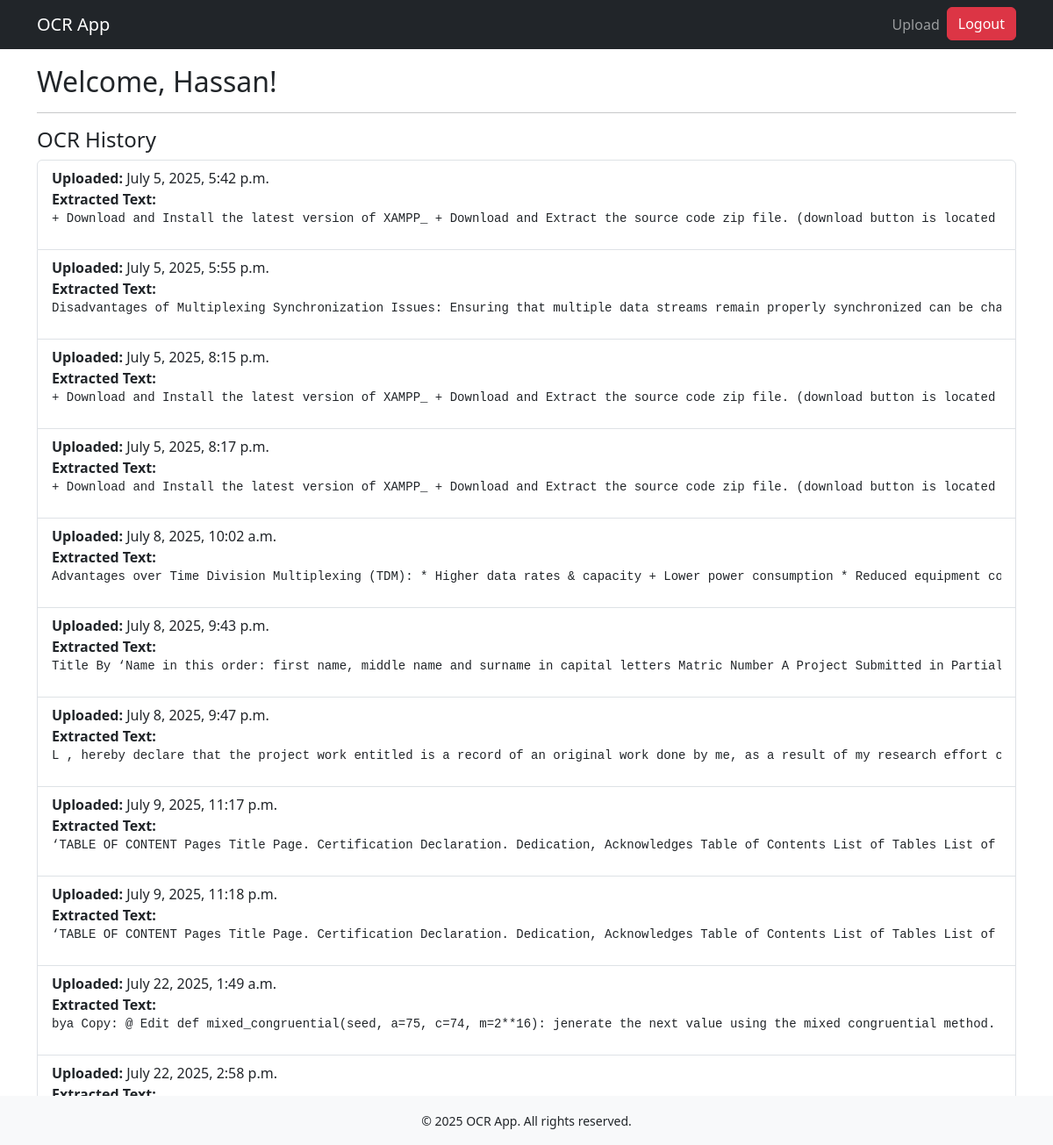
Screenshot of / (signed in) with the database file from the repository.
### ocr_app/models.py (models this page shows, shortened)
class OCRResult(models.Model):
    user = models.ForeignKey(User, on_delete=models.CASCADE)
    image = models.ImageField(upload_to='uploads/')
    extracted_text = models.TextField()
    uploaded_at = models.DateTimeField(auto_now_add=True)

### ocr_app/views.py (the view)
# urls.py: path('', views.home, name='home'),
@login_required
def home(request):
    results = OCRResult.objects.filter(user=request.user)
    return render(request, 'ocr_app/home.html', {'results': results})

### ocr_app/templates/ocr_app/home.html (shortened to what this page needs)
{% extends 'ocr_app/base.html' %}
{% block content %}
<h2>Welcome, {{ user.username }}!</h2>
<hr>
<h4>OCR History</h4>
{% if results %}
  <ul class="list-group">
    {% for result in results %}
      <li class="list-group-item">
        <strong>Uploaded:</strong> {{ result.uploaded_at }}<br>
        <strong>Extracted Text:</strong><br>
        <pre>{{ result.extracted_text|truncatewords:30 }}</pre>
      </li>
    {% endfor %}
  </ul>
{% else %}
  <p>No OCR results yet. <a href="{% url 'upload' %}">Upload one</a></p>
{% endif %}
<footer class="text-center py-3 mt-auto fixed-bottom bg-light">
  <div class="container">
    <small>&copy; <span id="year"></span> OCR App. All rights reserved.</small>
  </div>
</footer>
{% endblock %}

### ocr_app/templates/ocr_app/base.html (shortened to what this page needs)
{% load static %}
<!DOCTYPE html>
<html lang="en">
<head>
    <link href="https://cdn.jsdelivr.net/npm/bootstrap@5.3.0/dist/css/bootstrap.min.css" rel="stylesheet">
</head>
<body>
<nav class="navbar navbar-expand-lg navbar-dark fixed-top bg-dark">
  <div class="container">
    <a class="navbar-brand" href="{% url 'home' %}">OCR App</a>
    <div class="collapse navbar-collapse">
      <ul class="navbar-nav ms-auto">
        {% if user.is_authenticated %}
          <li class="nav-item"><a class="nav-link" href="{% url 'upload' %}">Upload</a></li>
          <form method="post" action="{% url 'logout' %}">
           <button type="submit" class="btn btn-danger">Logout</button>
        </form>
        {% else %}
          <li class="nav-item"><a class="nav-link" href="{% url 'login' %}">Login</a></li>
          <li class="nav-item"><a class="nav-link" href="{% url 'register' %}">Register</a></li>
        {% endif %}
      </ul>
    </div>
  </div>
</nav>
<div class="container mt-1" style="padding-top: 70px;">
  {% block content %}{% endblock %}
</div>
</body>
</html>

### rows the page displays
OCRResult: uploaded_at "July 5, 2025, 5:42 p.m.", extracted_text "+ Download and Install the latest version of XAMPP_ + Download and Extract the source code zip file. (download button is located…"
OCRResult: uploaded_at "July 5, 2025, 5:55 p.m.", extracted_text "Disadvantages of Multiplexing Synchronization Issues: Ensuring that multiple data streams remain properly synchronized can be…"
OCRResult: uploaded_at "July 5, 2025, 8:15 p.m.", extracted_text "+ Download and Install the latest version of XAMPP_ + Download and Extract the source code zip file. (download button is located…"
OCRResult: uploaded_at "July 5, 2025, 8:17 p.m.", extracted_text "+ Download and Install the latest version of XAMPP_ + Download and Extract the source code zip file. (download button is located…"
OCRResult: uploaded_at "July 8, 2025, 10:02 a.m.", extracted_text "Advantages over Time Division Multiplexing (TDM): * Higher data rates & capacity + Lower power consumption * Reduced equipment…"
OCRResult: uploaded_at "July 8, 2025, 9:43 p.m.", extracted_text "Title By ‘Name in this order: first name, middle name and surname in capital letters Matric Number A Project Submitted in…"
OCRResult: uploaded_at "July 8, 2025, 9:47 p.m.", extracted_text "L , hereby declare that the project work entitled is a record of an original work done by me, as a result of my research effort…"
OCRResult: uploaded_at "July 9, 2025, 11:17 p.m.", extracted_text "‘TABLE OF CONTENT Pages Title Page. Certification Declaration. Dedication, Acknowledges Table of Contents List of Tables List of…"
OCRResult: uploaded_at "July 9, 2025, 11:18 p.m.", extracted_text "‘TABLE OF CONTENT Pages Title Page. Certification Declaration. Dedication, Acknowledges Table of Contents List of Tables List of…"
OCRResult: uploaded_at "July 22, 2025, 1:49 a.m.", extracted_text "bya Copy: @ Edit def mixed_congruential(seed, a=75, c=74, m=2**16): jenerate the next value using the mixed congruential method.…"
OCRResult: uploaded_at "July 22, 2025, 2:58 p.m."

### other values shown
{{ user.username }} "Hassan"
